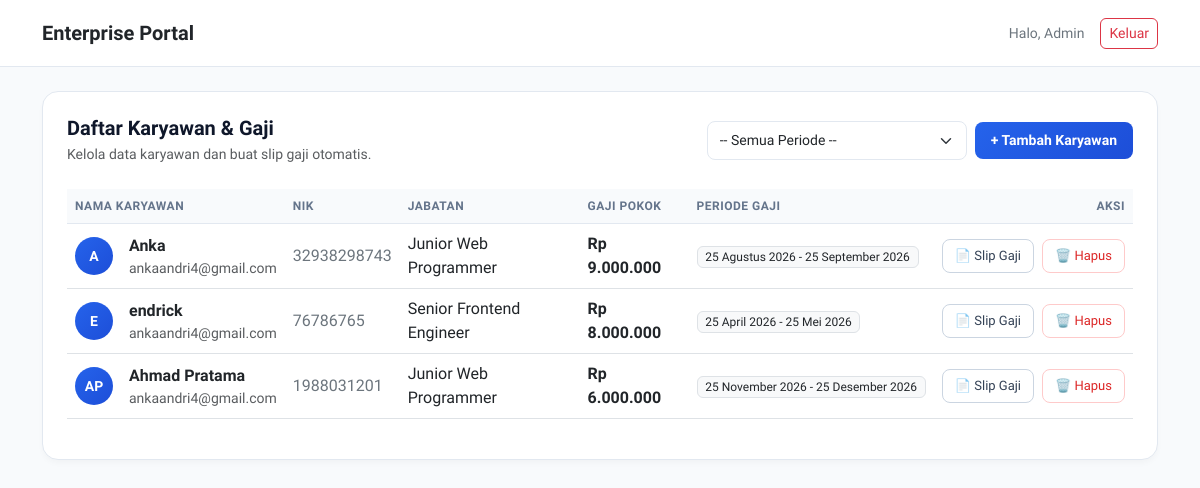
Page /dashboard.php on the committed database.
### tables this page shows
CREATE TABLE `karyawan` (
  `id` int(11) NOT NULL,
  `nama` varchar(100) NOT NULL,
  `nik` varchar(50) NOT NULL,
  `email` varchar(100) NOT NULL,
  `jabatan` varchar(100) NOT NULL,
  `gaji_pokok` decimal(12,2) DEFAULT 0.00,
  `periode` varchar(100) DEFAULT '25 November 2026 - 25 Desember 2026',
  `created_at` timestamp NOT NULL DEFAULT current_timestamp()
);

### dashboard.php (the view, shortened to what this page needs)
<?php
include 'koneksi.php';
$filter_periode = $_GET['filter_periode'] ?? '';
if (!empty($filter_periode)) {
    $filter_escaped = mysqli_real_escape_string($koneksi, $filter_periode);
    $query_karyawan = "SELECT * FROM karyawan WHERE periode = '$filter_escaped' ORDER BY id DESC";
} else {
    $query_karyawan = "SELECT * FROM karyawan ORDER BY id DESC";
}
$result = mysqli_query($koneksi, $query_karyawan);
?>
<!DOCTYPE html>
<html lang="id">
<head>
    <link href="https://cdn.jsdelivr.net/npm/bootstrap@5.3.0/dist/css/bootstrap.min.css" rel="stylesheet">
</head>
<body>
<nav class="navbar navbar-custom py-3 mb-4">
    <div class="container">
        <span class="navbar-brand mb-0 h1 fw-bold text-dark fs-5">Enterprise Portal</span>
        <div class="d-flex align-items-center gap-3">
            <span class="small text-secondary d-none d-sm-inline">Halo, Admin</span>
            <a href="index.php" class="btn btn-outline-danger btn-sm rounded-2">Keluar</a>
        </div>
    </div>
</nav>
<div class="container mb-5">
    <div class="main-card p-3 p-md-4">
        <div class="d-flex justify-content-between align-items-center mb-4 flex-wrap gap-3">
            <div>
                <h5 class="fw-bold mb-1">Daftar Karyawan & Gaji</h5>
                <p class="text-muted small mb-0">Kelola data karyawan dan buat slip gaji otomatis.</p>
            </div>
            <div class="d-flex align-items-center gap-2 flex-wrap">
                <form action="dashboard.php" method="GET" class="d-flex gap-2 align-items-center">
                    <select name="filter_periode" class="form-select filter-select" onchange="this.form.submit()">
                        <option value="">-- Semua Periode --</option>
                    </select>
                </form>
                <button class="btn btn-tambah" data-bs-toggle="modal" data-bs-target="#modalPilihPeriode">+ Tambah Karyawan</button>
            </div>
        </div>
        <div class="table-responsive">
            <table class="table table-hover align-middle">
                <thead>
                    <tr>
                        <th>Nama Karyawan</th>
                        <th>NIK</th>
                        <th>Jabatan</th>
                        <th>Gaji Pokok</th>
                        <th>Periode Gaji</th>
                        <th class="text-end">Aksi</th>
                    </tr>
                </thead>
                <tbody>
                    <?php if (mysqli_num_rows($result) > 0): ?>
                        <?php while ($row = mysqli_fetch_assoc($result)):
                            $words = explode(" ", $row['nama']);
                            $inisial = strtoupper(substr($words[0], 0, 1) . (isset($words[1]) ? substr($words[1], 0, 1) : ''));
                        ?>
                        <tr>
                            <td>
                                <div class="d-flex align-items-center gap-3">
                                    <div class="avatar"><?php echo $inisial; ?></div>
                                    <div>
                                        <div class="fw-semibold text-dark"><?php echo htmlspecialchars($row['nama']); ?></div>
                                        <div class="text-muted small"><?php echo htmlspecialchars($row['email']); ?></div>
                                    </div>
                                </div>
                            </td>
                            <td class="fw-medium text-secondary"><?php echo htmlspecialchars($row['nik']); ?></td>
                            <td class="fw-medium text-dark"><?php echo htmlspecialchars($row['jabatan']); ?></td>
                            <td class="fw-semibold text-dark">Rp <?php echo number_format($row['gaji_pokok'], 0, ',', '.'); ?></td>
                            <td><span class="badge bg-light text-dark border fw-normal"><?php echo htmlspecialchars($row['periode'] ?? '25 Nov - 25 Des 2026'); ?></span></td>
                            <td class="text-end">
                                <div class="d-flex justify-content-end gap-2">
                                    <a href="slip_gaji.php?id=<?php echo $row['id']; ?>" class="btn-action">📄 Slip Gaji</a>
                                    <a href="dashboard.php?hapus=<?php echo $row['id']; ?>" class="btn-delete" onclick="return confirm('Apakah Anda yakin ingin menghapus data ini?')">🗑️ Hapus</a>
                                </div>
                            </td>
                        </tr>
                        <?php endwhile; ?>
                    <?php else: ?>
                        <tr><td colspan="6" class="text-center py-5 text-muted">Data karyawan tidak ditemukan.</td></tr>
                    <?php endif; ?>
                </tbody>
            </table>
        </div>
    </div>
</div>
</body>
</html>

### dashboard.php (style rules this page uses)
body { font-family: 'Plus Jakarta Sans', sans-serif; background-color: #f8fafc; color: #0f172a; }
.navbar-custom { background: #ffffff; border-bottom: 1px solid #e2e8f0; }
.main-card { background: #ffffff; border: 1px solid #e2e8f0; border-radius: 16px; box-shadow: 0 4px 6px -1px rgba(0,0,0,0.03); }
.table th { color: #64748b; font-weight: 600; font-size: 12px; text-transform: uppercase; letter-spacing: 0.5px; background-color: #f8fafc; border-bottom: 1px solid #e2e8f0; }
.avatar { width: 38px; height: 38px; border-radius: 50%; background: linear-gradient(135deg, #2563eb 0%, #1d4ed8 100%); color: white; font-weight: 600; display: flex; align-items: center; justify-content: center; font-size: 14px; flex-shrink: 0; }
.btn-action { background: #ffffff; border: 1.5px solid #cbd5e1; color: #334155; font-size: 13px; font-weight: 500; border-radius: 8px; padding: 6px 12px; text-decoration: none; transition: all 0.2s; display: inline-flex; align-items: center; gap: 4px; white-space: nowrap; }
.btn-delete { background: #ffffff; border: 1.5px solid #fecaca; color: #dc2626; font-size: 13px; font-weight: 500; border-radius: 8px; padding: 6px 12px; text-decoration: none; transition: all 0.2s; display: inline-flex; align-items: center; white-space: nowrap; }
.btn-tambah { background: linear-gradient(135deg, #2563eb 0%, #1d4ed8 100%); color: white; border: none; border-radius: 8px; padding: 8px 16px; font-weight: 600; font-size: 14px; transition: all 0.2s; white-space: nowrap; }
.filter-select { border-radius: 8px; border: 1.5px solid #e2e8f0; font-size: 14px; padding: 8px 12px; max-width: 260px; }
.form-control, .form-select { border-radius: 8px; border: 1.5px solid #e2e8f0; font-size: 14px; }

### rows in the picture
karyawan: nama "A", nama "Anka", email "ankaandri4@gmail.com", nik "32938298743", jabatan "Junior Web Programmer", gaji_pokok "9.000.000", periode "25 Agustus 2026 - 25 September 2026"
karyawan: nama "E", nama "endrick", email "ankaandri4@gmail.com", nik "76786765", jabatan "Senior Frontend Engineer", gaji_pokok "8.000.000", periode "25 April 2026 - 25 Mei 2026"
karyawan: nama "AP", nama "Ahmad Pratama", email "ankaandri4@gmail.com", nik "1988031201", jabatan "Junior Web Programmer", gaji_pokok "6.000.000", periode "25 November 2026 - 25 Desember 2026"
